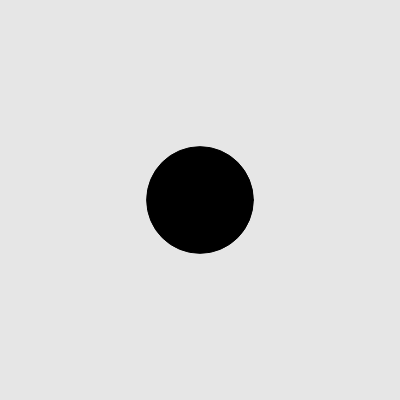
Frame 1 (no input)
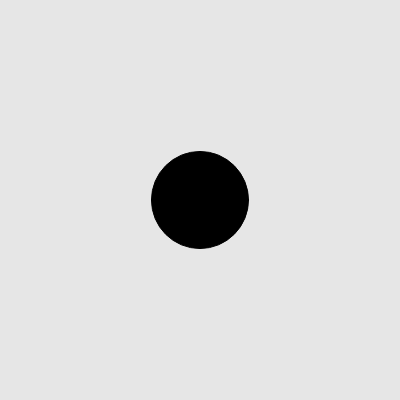
Frame 60 (no input)
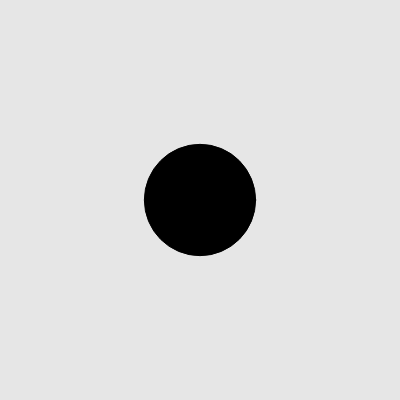
Frame 120 (the mouse pressed at the canvas centre since frame 60)

The p5.js sketch that drew these frames (run headless with seeded random() and noise() and a simulated clock; from frame 60 on, the mouse is pressed at the canvas centre):

// p5.js sketch
// ── sketch.js
/**
 * sketch.js
 *
 * p5.js 레퍼런스: http://p5js.org/reference
 * 웹기술 레퍼런스: http://developer.mozilla.org
 *
 * @author : https://github.com/Mosframe
 */


// -----------------------------------------------------------------
// 변수, 오브젝트 정의
// -----------------------------------------------------------------

// -----------------------------------------------------------------
// p5.js 함수들
// -----------------------------------------------------------------

function setup () {

    createP('주제 : 가우스 분포를 이용한 무작위값을 본다.<br/>');

    createCanvas(400,400);
}

function draw () {

    background(230);

    var h = randomGaussian();
    h = h * 10;
    h = h + 100;

    fill(0);
    ellipse(width/2,height/2,h,h);
}

// -----------------------------------------------------------------
// 사용자 정의 함수들
// -----------------------------------------------------------------

// ── Walker.js
/**
 * Walker.js
 *
 * p5.js 레퍼런스: http://p5js.org/reference
 * 웹기술 레퍼런스: http://developer.mozilla.org
 *
 * @author : https://github.com/Mosframe
 */


// -----------------------------------------------------------------
// 무작위 이동 객체
// -----------------------------------------------------------------
function Walker () {

    this.x = width/2;
    this.y = height/2;

    this.render = () => {

        stroke(0);
        point(this.x,this.y);
    }

    this.step = () => {

        var choice = random(1);
        if( choice < 0.4 ) {
            ++this.x;
        }
        else
        if( choice < 0.6 ) {
            --this.x;
        }
        else
        if( choice < 0.8 ) {
            ++this.y;
        }
        else {
            --this.y;
        }

        x = constrain(this.x,0,width-1);
        y = constrain(this.y,0,height-1);
    }
}
